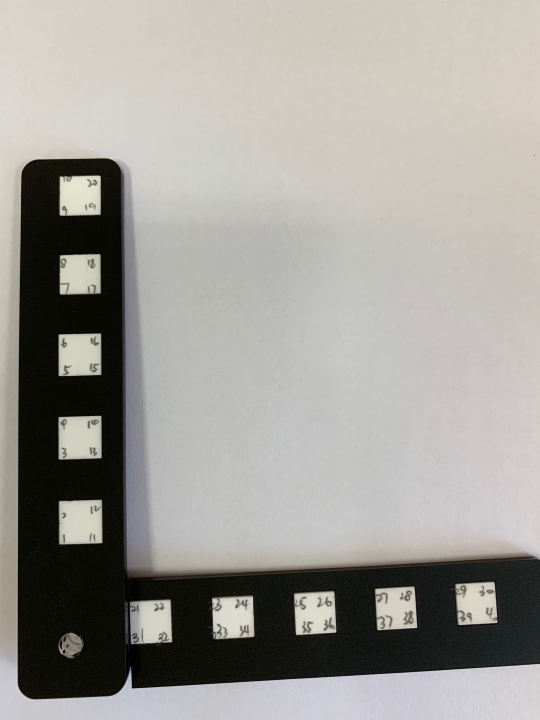
#> input picture sequence.jpg, 1080 x 1440 px (shown at 1/2 size)
$ python calibration.py ../sequence.jpg
#> lines starting #> are read from the running program, lines starting #| are printed output that depends on the picture; after the words box and inside, x2 and y2 are one past the last pixel; in counts of white or black regions, pixels touching at a corner belong together
# -*- coding: utf-8 -*-
import cv2 as cv
import numpy as np
import sys
import math
import operator


img_color = cv.imread(sys.argv[1])
#> img_color is the input picture: shape (1440, 1080, 3); mean B, G, R 150.9, 156, 158.1


def GetQuadrangleHypothese(contours, hierarchy, quads,class_id, img):
	index = 0
	min_box_size = float(10.0)
	min_aspect_ratio = float(0.3)
	max_aspect_ratio = float(3.0)
	#pattern_size =(9,6) #this represent 几乘以几 的表盘
	for contour in contours:
		# if (hierarchy[index][3] != -1):
		# 	continue; #skip holes
		rect = cv.minAreaRect(contour)

		#from documentation, https://docs.opencv.org/3.1.0/db/dd6/classcv_1_1RotatedRect.html
		#the return sequence is center, size, angle
		angle = rect[2]
		center_x = rect[0][0]
		center_y = rect[0][1]
		width = rect[1][0]
		height = rect[1][1]
		box_size = max(width, height)
		if( box_size < min_box_size or box_size > min(img.shape[1],img.shape[0])/9):
			continue

		aspect_ratio =  width / max(height, 1)
		if( aspect_ratio < min_aspect_ratio or aspect_ratio > max_aspect_ratio):
			continue
		#print(rect)

		box = cv.boxPoints(rect)
		box = np.int0(box)
		#print("for four coordinates,", box)
		cv.drawContours(img,[box],0,(0,0,255),10)
		quads.append((box_size, class_id,rect))
		index=index+1

	cv.namedWindow('checking rec', cv.WINDOW_NORMAL)
	cv.resizeWindow('checking rec', int(img.shape[1]/4), int(img.shape[0]/4))
	cv.imshow('checking rec', img)
	cv.waitKey(0)
	cv.destroyAllWindows()

	return

def checkQuads(quads):
	min_quads_count = 5
	quads.sort()
	#print(quads)
	size_rel_dev = float(0.4)
	for i in range(0, len(quads)):
		for j in range(i+1, len(quads)):
			if( quads[j][0]/ quads[i][0] > 1 + size_rel_dev):
				break
		if( j + 1 > min_quads_count + i):
			#check the number of black and white squares
			black_count = 10
			white_count = 10
			counted_b, counted_w = countClasses(quads, i, j)
			if( counted_b < black_count*0.8 or counted_w < white_count*0.8):
				continue
			#可以在if里面加上 counted_b > black_count * 1.2, counted_w > white_count*1.2,来限制上限
			return True
	return False

def countClasses(quads, idx1, idx2):
	black_count = 0
	white_count = 0
	for i in range(idx1, idx2):
		if(quads[i][1] == 0):
			black_count+=1
		else:
			white_count+=1
	return white_count, black_count

def calculateDistance(pointA, pointB):
	dist = math.sqrt((pointB[0] - pointA[0])**2 + (pointB[1] - pointA[1])**2)
	return dist

def almostEqual(a, b):
	min_aspect = 0.85
	max_aspect = 1.15
	#print("comparing ",a,"with",b*min_aspect,"and",b*max_aspect)
	if( a >= b*min_aspect and a <= b*max_aspect):
		return True
	else:
		#print("they are not almost equal")
		return False

def angleEqual(a, b):
	min_side = -10
	max_side = 10
	if( a >= b+min_side and a <= b+max_side):
		return True
	else:
		return False

def deleteQuadsBySize(quads, box_sizes, angles):
	#find the most frequent size
	targetSizeStart = 0
	targetSize = 0
	box_sizes.sort()
	print(box_sizes)

	temp = 0
	max_count = 0
	for i in range(1,len(box_sizes)):
		#print("compare",box_sizes[i],"and",box_sizes[i-1],temp ,"? larger than",max_count)
		if( almostEqual(box_sizes[i],box_sizes[i-1])):
			if( temp == 0):
				 temp2= box_sizes[i-1]
			temp += 1
		else:
			if( temp > max_count):
				targetSizeStart = temp2
				max_count = temp
				targetSize = box_sizes[i-1]
			temp = 0
	if(almostEqual(box_sizes[len(box_sizes)-1],box_sizes[len(box_sizes)-2]) and temp > max_count):
		targetSizeStart = temp2
		max_count = temp
		targetSize = box_sizes[len(box_sizes)-1]
	#print("for start and end of most frequent",targetSizeStart,targetSize)
	targetSize = (targetSizeStart+targetSize)/2
	print("most frequent is ",targetSize,"quads number is ",len(quads))
	#delete the unqualified quads
	deletes=[]
	for i in range(0,len(quads)):
		quad = quads[i]
		size = quad[0]
		#print("the size is ",size)
		if( not almostEqual(size, targetSize)):
			deletes.append(i)
	#print(deletes)
	for i in reversed(deletes):
		del quads[i]
		del angles[i]

	for quad in quads:
		rect = quad[2]
		box = cv.boxPoints(rect)
		box = np.int0(box)
		#print("for four coordinates,", box)
		cv.drawContours(img_color,[box],0,(0,0,255),10)
	cv.namedWindow('deletebySize', cv.WINDOW_NORMAL)
	cv.resizeWindow('deletebySize', int(img.shape[1]/4), int(img.shape[0]/4))
	cv.imshow('deletebySize', img_color)
	return quads, angles

def deleteQuadsByAngle(quads, angles):
	#keep cut un-neccessary quad according to angle
	targetAngleStart = 0
	targetAngle = 0
	angles.sort()
	print(angles)

	temp = 0
	temp2 = 0
	max_count = 0
	for i in range(1,len(angles)):
		#print("Angle compare",angles[i],"and",angles[i-1],temp ,"? larger than",max_count)
		if( angleEqual(angles[i],angles[i-1])):
			if( temp == 0):
				 temp2= angles[i-1]
			temp += 1
		else:
			if( temp > max_count):
				targetAngleStart = temp2
				max_count = temp
				targetAngle = angles[i-1]
			temp = 0
	if(angleEqual(angles[len(angles)-1],angles[len(angles)-2]) and temp > max_count):
		targetAngleStart = temp2
		max_count = temp
		targetAngle = angles[len(angles)-1]
	#print("for start and end of most frequent",targetAngleStart,targetAngle)
	targetAngle = (targetAngleStart+targetAngle)/2
	#print("most frequent is ",targetAngle,"quads number is ",len(quads))
	#using angle to delete the unqualified quads
	deletes=[]
	for i in range(0,len(quads)):
		quad = quads[i]
		angle = quad[2][2]
		#print("the angle is ",angle)
		if( not angleEqual(angle, targetAngle)):
			deletes.append(i)
	#print(deletes)
	for i in reversed(deletes):
		del quads[i]
	return quads

# [127 lines left out: functions slopeEqual, pointsFittingLine, clusterPoints, line, intersection, clusterSequence and 1 more, not called in this run]

def subpix(img, quads):
	box_sizes = []
	class_ids = []
	distances = []
	angles = []
	#rects = []
	centerPoints = []
	for quad in quads:
		box_sizes.append(quad[0])
		class_ids.append(quad[1])
		#angle.append(quad[2][2])
		center_x = quad[2][0][0]
		center_y = quad[2][0][1]
		angles.append( quad[2][2])
		centerPoints.append((center_x,center_y))
		distances.append(calculateDistance((center_x, center_y), centerPoints[0]))

	quads, angles = deleteQuadsBySize(quads, box_sizes, angles)
	quads = deleteQuadsByAngle(quads, angles)

	if (len(quads) != 10):
		img_color = cv.cvtColor(img, cv.COLOR_GRAY2BGR)
		for quad in quads:
			rect = quad[2]
			box = cv.boxPoints(rect)
			box = np.int0(box)
			#print("for four coordinates,", box)
			cv.drawContours(img_color,[box],0,(0,0,255),10)
		cv.namedWindow('after_reduction', cv.WINDOW_NORMAL)
		cv.resizeWindow('after_reduction', int(img.shape[1]/4), int(img.shape[0]/4))
		cv.imshow('after_reduction', img_color)
		print("function deleteQuadsByAngle and  deleteQuadsBySize is wrong, only detects", len(quads))
		return
	#draw all quads after reduction
	img_color = cv.cvtColor(img, cv.COLOR_GRAY2BGR)
	for quad in quads:
		rect = quad[2]
		box = cv.boxPoints(rect)
		box = np.int0(box)
		#print("for four coordinates,", box)
		cv.drawContours(img_color,[box],0,(0,0,255),10)
	cv.namedWindow('after_reduction', cv.WINDOW_NORMAL)
	cv.resizeWindow('after_reduction', int(img.shape[1]/4), int(img.shape[0]/4))
	cv.imshow('after_reduction', img_color)

	#use line fitting to cluster into two parts
	line_img = img.copy()
	line_img[:]=255
	centers=[]
	for quad in quads:
		center_x = quad[2][0][0]
		center_y = quad[2][0][1]
		centers.append((center_x,center_y))
		cv.circle(line_img,(int(center_x),int(center_y)), 10, 0, -1)
																# [7 lines of commented-out code are left out]
	print("!!!!!!!!!!!!!!!!!!!!", len(centers), len(quads))
	count = 0
	clusters = clusterPoints(centers)
	if(len(clusters) != 2):
		print("function clusterPoints clustered wrongly",clusters)
		#showClusteredPoints(clusters)
		return
	if( len(clusters[0]) != 5 or len(clusters[1]) != 5):
		print("function clusterPoints clustered wrongly, length of each is not 10")
		return

	#check the correct sequence of x axis and y axis
	clustersA, clustersB, intersection = clusterSequence(centers, clusters)
	centersAinSequence = {}
	centersBinSequence = {}
	for i in clustersA:
		centersAinSequence[i] = calculateDistance(intersection, centers[i])
	for i in clustersB:
		centersBinSequence[i] = calculateDistance(intersection, centers[i])
	#print("A set with respect to R",centersAinSequence)
	#print("B set with respect to R",centersBinSequence)
	sortedA = sorted(centersAinSequence.items(), key = operator.itemgetter(1))
	sortedB = sorted(centersBinSequence.items(), key = operator.itemgetter(1))
	#print("after sorting", sortedA, sortedB)

	#get the sorted quad
	sortedQuads = []
	for item in sortedA:
		index = item[0]
		sortedQuads.append(quads[index])
	for item in sortedB:
		index = item[0]
		sortedQuads.append(quads[index])

	print("number of all quads is", len(sortedQuads))


	#get the rectangle corners
	Corners = []
	for quad in sortedQuads:
		rect = quad[2]
		box = cv.boxPoints(rect)
		box = np.int0(box)
		center_x = rect[0][0]
		center_y = rect[0][1]
		Corners.append((box, (center_x, center_y)))
	#print(sortedCorners)
	# sortedCorners
	print("number of corners", len(sortedQuads))
	sortedCorners = []
	for corner in Corners:
		box = corner[0]
		center = corner[1]
		#print("each rectangle's ends are", box)
		#sort the box into bottom left, up left, up right, bottom right. By comparing with the intersection point.
		box = sortBox(box, intersection, center)
		sortedCorners.append([box[0][0], box[0][1]])
		sortedCorners.append([box[1][0], box[1][1]])
		sortedCorners.append([box[2][0],box[2][1]])
		sortedCorners.append([box[3][0],box[2][1]])
	#print(sortedCorners)
	print("number of sorted corners are ", len(sortedCorners))

	patternPoints = []
	#correspond each image coordinate with real coordinate
	for i in range(0,5):

		patternPoints.append([-5, 20*(1+i), 0])
		patternPoints.append([-5, 20*(1+i)+10, 0])
		patternPoints.append([5, 20*(1+i)+10, 0])
		patternPoints.append([5, 20*(1+i), 0])

	for i in range(0,5):

		patternPoints.append([10+20*i, 5, 0])
		patternPoints.append([10+20*i+10, 5, 0])
		patternPoints.append([10+20*i+10, -5, 0])
		patternPoints.append([10+20*i, -5, 0])

	#print(patternPoints)
	cv.namedWindow('line_img', cv.WINDOW_NORMAL)
	cv.resizeWindow('line_img', int(img.shape[1]/4), int(img.shape[0]/4))
	cv.imshow('line_img', line_img)
	camera_matrix = np.zeros((3, 3),'float32')
	height = img.shape[0]
	weight = img.shape[1]
	focal = 19
	camera_matrix[0,0]= weight/focal
	camera_matrix[1,1]= height/focal
	camera_matrix[2,2]= 1.0
	camera_matrix[0,2]= img.shape[1]/2
	camera_matrix[1,2]= img.shape[0]/2

	dist_coefs = np.zeros(0,'float32')
	patternPoints = np.array(patternPoints, 'float32')
	sortedCorners = np.array(sortedCorners, 'float32')
	rms, camera_matrix, dist_coefs, rvecs, tvecs = cv.calibrateCamera([patternPoints], [sortedCorners], (img.shape[1],img.shape[0]),camera_matrix,dist_coefs,flags=cv.CALIB_USE_INTRINSIC_GUESS)

	print("\nRMS:", rms)
	print("camera matrix:\n", camera_matrix)
	print("distortion coefficients: ", dist_coefs.ravel())
	print("rotation vector: ", rvecs)
	print("translation vector: ", tvecs)


	cv.imshow('line_img', line_img)
	cv.waitKey(0)
	cv.destroyAllWindows()


	return


if __name__ == '__main__':
	img = cv.imread(sys.argv[1])
	# dim = (int(img.shape[1]/2),int(img.shape[0]/2))
	# img = cv.resize(img, dim)
	img_gray = cv.cvtColor(img, cv.COLOR_BGR2GRAY)

	#find chess board using fast, binary check
	blur = cv.GaussianBlur(img_gray, (5,5),0)
	ret, th = cv.threshold(blur, 0, 255, cv.THRESH_BINARY+cv.THRESH_OTSU)
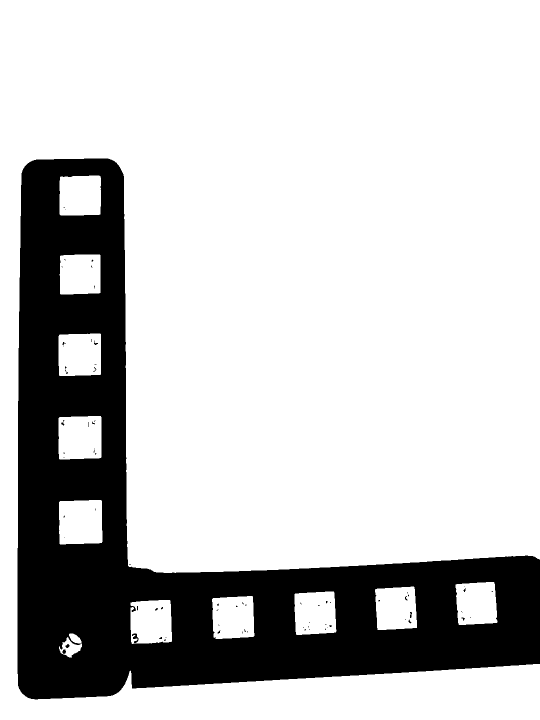
#> th: shape (1440, 1080) (shown at 1/2 size); 77.9% white; 77 black regions (66 under 20 px)
#> ret = 106

	white = th.copy()
	black = th.copy()

	quads=[]
	#fillQuads(white, black, 128, 128, quads)
	white_thresh = 128
	black_thresh = 128
	result = 0
	ret, thresh = cv.threshold(white, white_thresh, 255, cv.THRESH_BINARY)
#> ret = 128
	cv.namedWindow('thresh', cv.WINDOW_NORMAL)
	cv.resizeWindow('threshsh', int(img.shape[1]/4), int(img.shape[0]/4))
	cv.imshow('thresh', thresh)
	contours, hierarchy = cv.findContours(thresh, cv.RETR_CCOMP, cv.CHAIN_APPROX_SIMPLE)
#> contours = 101 contours, 71 with area under 20; largest, box (x1, y1, x2, y2) and area: (0, 0, 1080, 1440) 1137998, (118, 1000, 205, 1089) 7266, (117, 832, 203, 919) 7106, (117, 667, 202, 752) 6880, (261, 1200, 344, 1288) 6636
	GetQuadrangleHypothese(contours, hierarchy, quads, 1, img)
#> the loop in GetQuadrangleHypothese, `for contour in contours:` made 101 passes
#> (rect, angle, center_x, center_y, width, height, box_size) on passes 2, 3, 5, 8, 10, 11, 15, 16: (((128.2, 1302.8), (9.19, 8.49), -45), -45, 128.2, 1302.8, 9.19, 8.49, 9.19), (((134.5, 1291.5), (8.49, 7.07), -45), -45, 134.5, 1291.5, 8.49, 7.07, 8.49), (((329.7, 1279.8), (4.24, 3.54), -45), -45, 329.7, 1279.8, 4.24, 3.54, 4.24), (((321.2, 1276.2), (7.07, 4.95), -45), -45, 321.2, 1276.2, 7.07, 4.95, 7.07), (((312.5, 1218.5), (7.07, 4.24), -45), -45, 312.5, 1218.5, 7.07, 4.24, 7.07), (((323.8, 1215.8), (5.66, 3.54), -45), -45, 323.8, 1215.8, 5.66, 3.54, 5.66), (((494.7, 1263.3), (2.12, 2.83), -45), -45, 494.7, 1263.3, 2.12, 2.83, 2.83), (((485, 1264), (2.83, 2.83), -45), -45, 485, 1264, 2.83, 2.83, 2.83)
#> (contour, rect, angle, center_x, center_y, width, height, box_size) on passes 6, 7, 14, 18, 20: ([[330, 1275], [331, 1274], [332, 1275], [331, 1276]], ((331, 1275), (1.41, 1.41), -45), -45, 331, 1275, 1.41, 1.41, 1.41), ([[331, 1274], [332, 1273], [333, 1274], [332, 1275]], ((332, 1274), (1.41, 1.41), -45), -45, 332, 1274, 1.41, 1.41, 1.41), ([[483, 1266], [484, 1265], [485, 1266], [484, 1267]], ((484, 1266), (1.41, 1.41), -45), -45, 484, 1266, 1.41, 1.41, 1.41), ([[439, 1260], [440, 1259], [441, 1260], [440, 1261]], ((440, 1260), (1.41, 1.41), -45), -45, 440, 1260, 1.41, 1.41, 1.41), ([[437, 1251], [438, 1250], [439, 1251], [438, 1252]], ((438, 1251), (1.41, 1.41), -45), -45, 438, 1251, 1.41, 1.41, 1.41)
#> after the loop in GetQuadrangleHypothese, `for contour in contours:`:
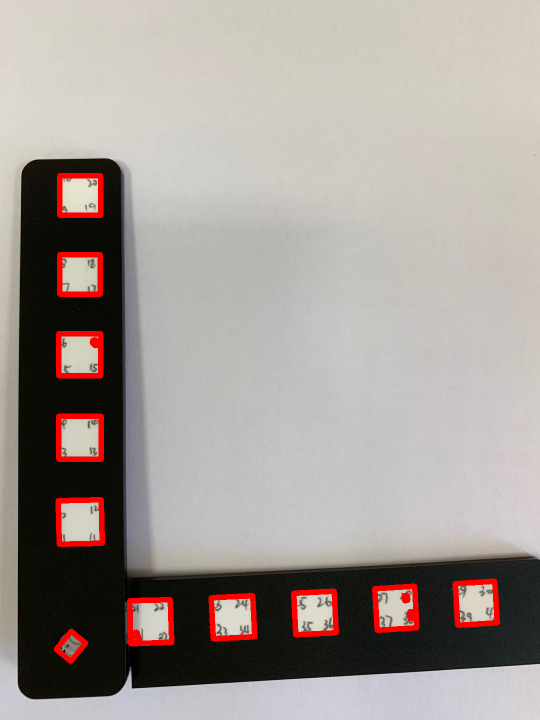
#> img: shape (1440, 1080, 3) (shown at 1/2 size); 2.5% of pixels changed, all inside (x1, y1, x2, y2) = (107, 346, 1000, 1328)
#> after the loop in GetQuadrangleHypothese, `for contour in contours:`: index = 15; quads = 15 items


	quads.sort()
# [31 lines of commented-out code are left out]

	if(checkQuads( quads )):
		result=1
	print("This image ",result," for calibration usage")
	subpix(img_gray, quads)
#> the loop in deleteQuadsBySize, `for quad in quads:` made 10 passes
#> box on passes 1 to 10: [[200, 588], [119, 588], [119, 509], [200, 509]], [[201, 430], [119, 430], [119, 351], [201, 351]], [[426, 1277], [422, 1195], [505, 1191], [509, 1273]], [[915, 1250], [910, 1167], [989, 1162], [994, 1245]], [[754, 1260], [749, 1177], [829, 1172], [833, 1255]], [[591, 1269], [587, 1186], [668, 1182], [672, 1265]], [[201, 751], [117, 751], [117, 667], [201, 667]], [[261, 1287], [259, 1201], [340, 1199], [343, 1284]], [[202, 918], [117, 918], [117, 832], [202, 832]], [[118, 1088], [116, 1001], [202, 999], [204, 1086]]
#> after the loop in deleteQuadsBySize, `for quad in quads:`:
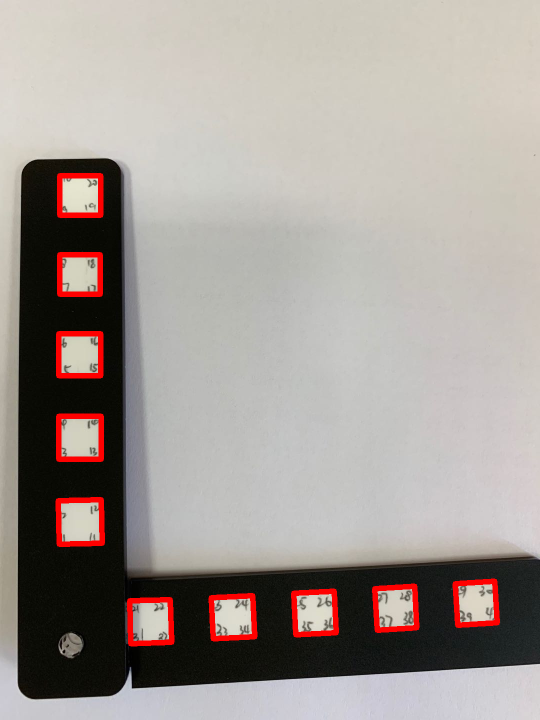
#> img_color: shape (1440, 1080, 3) (shown at 1/2 size); 2.31% of pixels changed, all inside (x1, y1, x2, y2) = (111, 346, 1000, 1293)
#> the loop in subpix, `for quad in quads:` made 6 passes
#> after the loop in subpix, `for quad in quads:`:
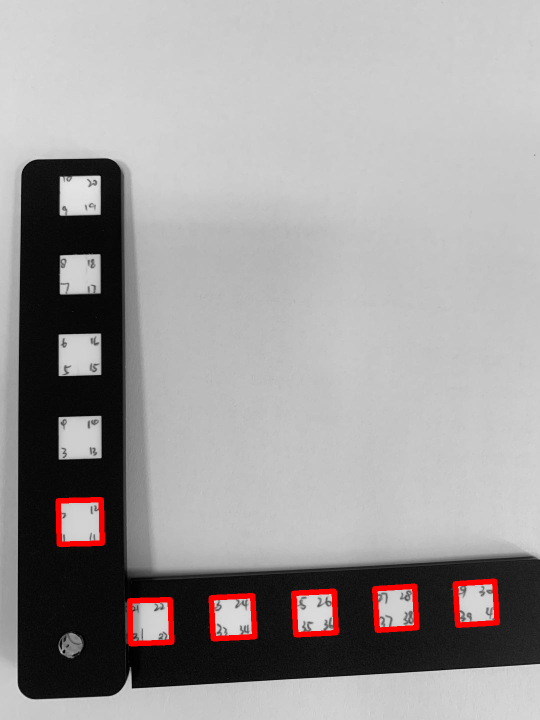
#> img_color: shape (1440, 1080, 3) (shown at 1/2 size); mean B, G, R 154.7, 154.7, 158.3


	# [8 lines of commented-out code are left out]
	cv.waitKey(0)
	cv.destroyAllWindows()


	# print(img.shape)
	# print(img.dtype)
